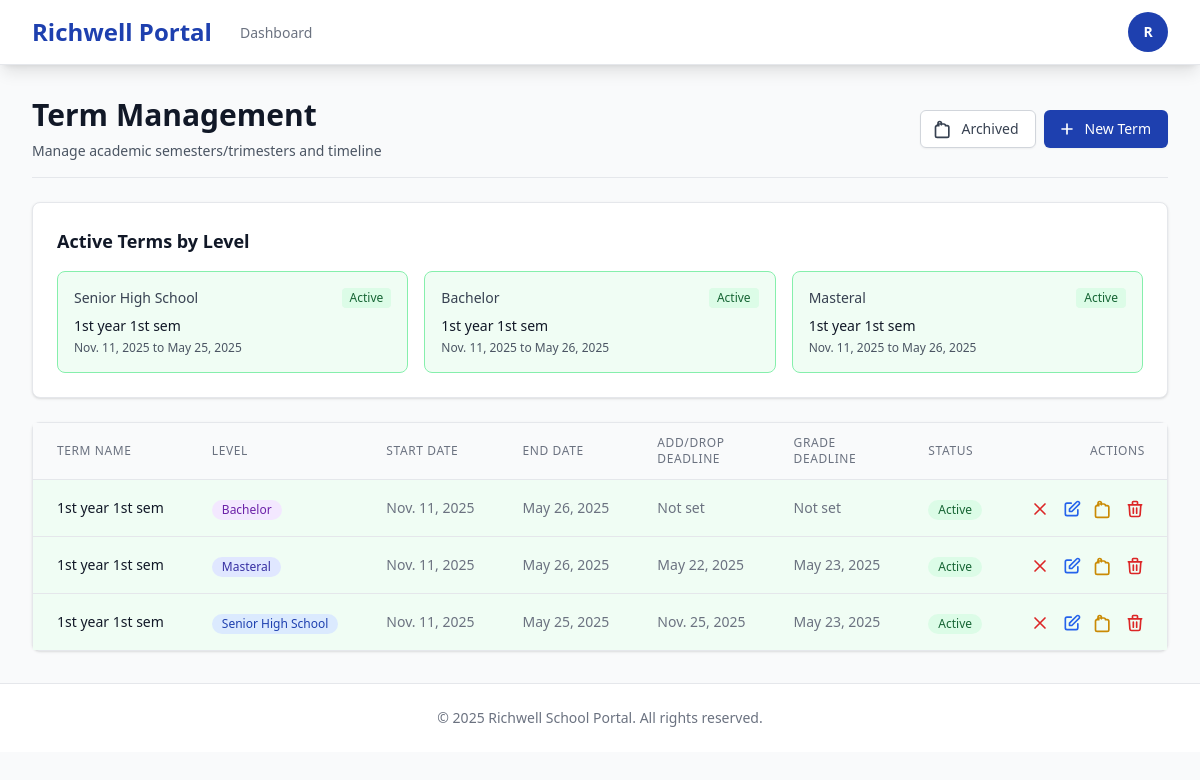
Before: /registrar/enrollment/terms/ (signed in) with the older database file.
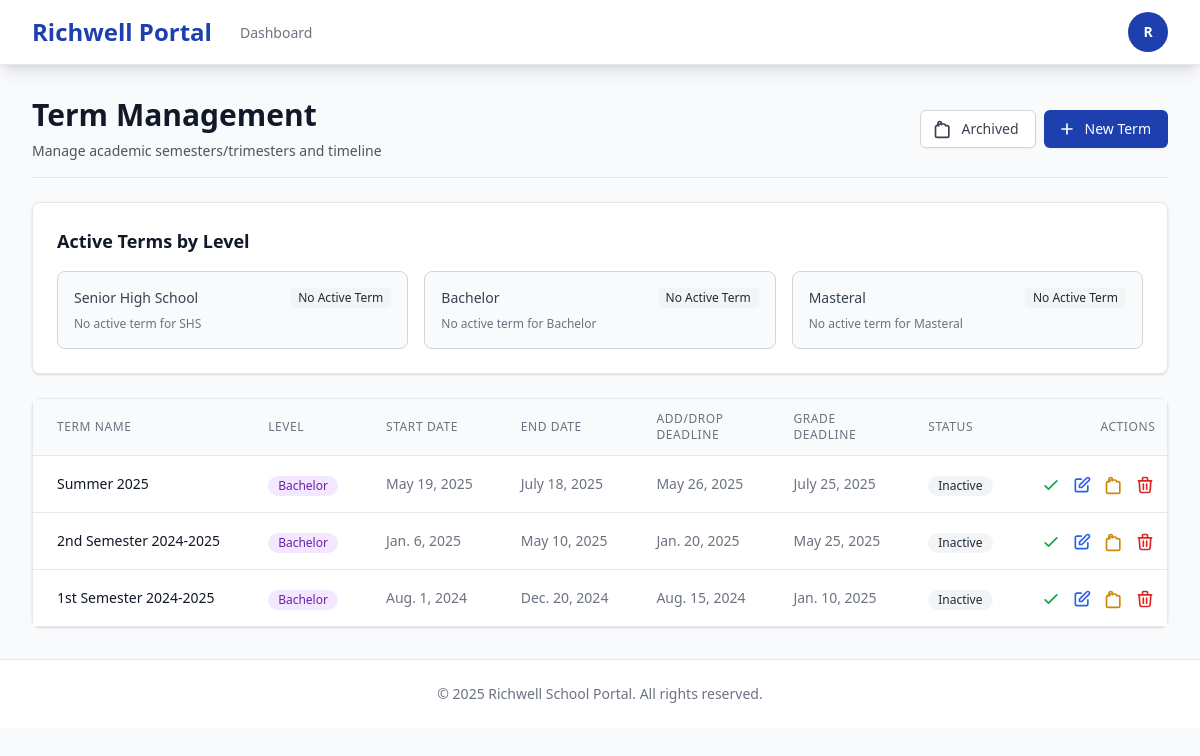
After: the same page with the newer database file.
### enrollment/models.py (models this page shows, shortened)
class Term(models.Model):
    LEVEL_CHOICES = [
        ('SHS', 'Senior High School'),
        ('Bachelor', 'Bachelor'),
        ('Masteral', 'Masteral'),
    ]
    name = models.CharField(max_length=50)
    level = models.CharField(max_length=20, choices=LEVEL_CHOICES, default='Bachelor')
    start_date = models.DateField()
    end_date = models.DateField()
    add_drop_deadline = models.DateField(null=True, blank=True)
    grade_encoding_deadline = models.DateField(null=True, blank=True)
    is_active = models.BooleanField(default=False)
    archived = models.BooleanField(default=False)
    created_at = models.DateTimeField(auto_now_add=True)
    class Meta:
        unique_together = ('name', 'level')

### enrollment/views.py (the view)
# urls.py: path('terms/', views.terms_list, name='terms_list'),
@role_required('registrar')
def terms_list(request):
    terms = Term.objects.filter(archived=False).order_by('level', '-start_date')
    active_terms = {
        'SHS': Term.objects.filter(is_active=True, archived=False, level='SHS').first(),
        'Bachelor': Term.objects.filter(is_active=True, archived=False, level='Bachelor').first(),
        'Masteral': Term.objects.filter(is_active=True, archived=False, level='Masteral').first(),
    }
    context = {
        'terms': terms,
        'active_terms': active_terms,
        'level_choices': Term.LEVEL_CHOICES,
    }
    return render(request, 'registrar/terms/terms_list.html', context)

### templates/registrar/terms/terms_list.html (shortened to what the changed rows need)
{% extends 'base.html' %}
{% block content %}
<div class="space-y-6">
    <div class="flex justify-between items-center border-b border-gray-200 pb-4">
        <div>
            <h1 class="text-3xl font-bold text-gray-900">Term Management</h1>
        </div>
    </div>
    <div class="bg-white shadow rounded-lg border border-gray-200 p-6">
        <h2 class="text-lg font-semibold text-gray-900 mb-4">Active Terms by Level</h2>
        <div class="grid grid-cols-1 md:grid-cols-3 gap-4">
            <div class="border rounded-lg p-4 {% if active_terms.SHS %}bg-green-50 border-green-300{% else %}bg-gray-50 border-gray-300{% endif %}">
                <div class="flex items-center justify-between mb-2">
                    <h3 class="text-sm font-medium text-gray-700">Senior High School</h3>
                    {% if active_terms.SHS %}
                    <span class="inline-flex items-center px-2 py-0.5 rounded text-xs font-medium bg-green-100 text-green-800">Active</span>
                    {% else %}
                    <span class="inline-flex items-center px-2 py-0.5 rounded text-xs font-medium bg-gray-100 text-gray-800">No Active Term</span>
                    {% endif %}
                </div>
                {% if active_terms.SHS %}
                <p class="text-sm text-gray-900 font-medium">{{ active_terms.SHS.name }}</p>
                <p class="text-xs text-gray-600 mt-1">{{ active_terms.SHS.start_date }} to {{ active_terms.SHS.end_date }}</p>
                {% else %}
                <p class="text-xs text-gray-500">No active term for SHS</p>
                {% endif %}
            </div>
            <div class="border rounded-lg p-4 {% if active_terms.Bachelor %}bg-green-50 border-green-300{% else %}bg-gray-50 border-gray-300{% endif %}">
                <div class="flex items-center justify-between mb-2">
                    <h3 class="text-sm font-medium text-gray-700">Bachelor</h3>
                    {% if active_terms.Bachelor %}
                    <span class="inline-flex items-center px-2 py-0.5 rounded text-xs font-medium bg-green-100 text-green-800">Active</span>
                    {% else %}
                    <span class="inline-flex items-center px-2 py-0.5 rounded text-xs font-medium bg-gray-100 text-gray-800">No Active Term</span>
                    {% endif %}
                </div>
                {% if active_terms.Bachelor %}
                <p class="text-sm text-gray-900 font-medium">{{ active_terms.Bachelor.name }}</p>
                <p class="text-xs text-gray-600 mt-1">{{ active_terms.Bachelor.start_date }} to {{ active_terms.Bachelor.end_date }}</p>
                {% else %}
                <p class="text-xs text-gray-500">No active term for Bachelor</p>
                {% endif %}
            </div>
            <div class="border rounded-lg p-4 {% if active_terms.Masteral %}bg-green-50 border-green-300{% else %}bg-gray-50 border-gray-300{% endif %}">
                <div class="flex items-center justify-between mb-2">
                    <h3 class="text-sm font-medium text-gray-700">Masteral</h3>
                    {% if active_terms.Masteral %}
                    <span class="inline-flex items-center px-2 py-0.5 rounded text-xs font-medium bg-green-100 text-green-800">Active</span>
                    {% else %}
                    <span class="inline-flex items-center px-2 py-0.5 rounded text-xs font-medium bg-gray-100 text-gray-800">No Active Term</span>
                    {% endif %}
                </div>
                {% if active_terms.Masteral %}
                <p class="text-sm text-gray-900 font-medium">{{ active_terms.Masteral.name }}</p>
                <p class="text-xs text-gray-600 mt-1">{{ active_terms.Masteral.start_date }} to {{ active_terms.Masteral.end_date }}</p>
                {% else %}
                <p class="text-xs text-gray-500">No active term for Masteral</p>
                {% endif %}
            </div>
        </div>
    </div>
    <div class="bg-white shadow rounded-lg border border-gray-200">
        <div class="overflow-x-auto">
            {% if terms %}
            <table class="min-w-full divide-y divide-gray-200">
                <thead class="bg-gray-50">
                    <tr>
                        <th class="px-6 py-3 text-left text-xs font-medium text-gray-500 uppercase tracking-wider">Term Name</th>
                        <th class="px-6 py-3 text-left text-xs font-medium text-gray-500 uppercase tracking-wider">Level</th>
                        <th class="px-6 py-3 text-left text-xs font-medium text-gray-500 uppercase tracking-wider">Start Date</th>
                        <th class="px-6 py-3 text-left text-xs font-medium text-gray-500 uppercase tracking-wider">End Date</th>
                        <th class="px-6 py-3 text-left text-xs font-medium text-gray-500 uppercase tracking-wider">Add/Drop Deadline</th>
                        <th class="px-6 py-3 text-left text-xs font-medium text-gray-500 uppercase tracking-wider">Grade Deadline</th>
                        <th class="px-6 py-3 text-left text-xs font-medium text-gray-500 uppercase tracking-wider">Status</th>
                        <th class="px-6 py-3 text-right text-xs font-medium text-gray-500 uppercase tracking-wider">Actions</th>
                    </tr>
                </thead>
                <tbody class="bg-white divide-y divide-gray-200">
                    {% for term in terms %}
                    <tr class="hover:bg-gray-50 {% if term.is_active %}bg-green-50{% endif %}">
                        <td class="px-6 py-4 whitespace-nowrap">
                            <div class="text-sm font-medium text-gray-900">{{ term.name }}</div>
                        </td>
                        <td class="px-6 py-4 whitespace-nowrap">
                            <span class="inline-flex items-center px-2.5 py-0.5 rounded-full text-xs font-medium
                                {% if term.level == 'SHS' %}bg-blue-100 text-blue-800
                                {% elif term.level == 'Bachelor' %}bg-purple-100 text-purple-800
                                {% else %}bg-indigo-100 text-indigo-800{% endif %}">
                                {{ term.get_level_display }}
                            </span>
                        </td>
                        <td class="px-6 py-4 whitespace-nowrap text-sm text-gray-500">
                            {{ term.start_date }}
                        </td>
                        <td class="px-6 py-4 whitespace-nowrap text-sm text-gray-500">
                            {{ term.end_date }}
                        </td>
                        <td class="px-6 py-4 whitespace-nowrap text-sm text-gray-500">
                            {{ term.add_drop_deadline|default:"Not set" }}
                        </td>
                        <td class="px-6 py-4 whitespace-nowrap text-sm text-gray-500">
                            {{ term.grade_encoding_deadline|default:"Not set" }}
                        </td>
                        <td class="px-6 py-4 whitespace-nowrap">
                            {% if term.is_active %}
                            <span class="inline-flex items-center px-2.5 py-0.5 rounded-full text-xs font-medium bg-green-100 text-green-800">
                                Active
                            </span>
                            {% else %}
                            <span class="inline-flex items-center px-2.5 py-0.5 rounded-full text-xs font-medium bg-gray-100 text-gray-800">
                                Inactive
                            </span>
                            {% endif %}
                        </td>
                        <td class="px-6 py-4 whitespace-nowrap text-right text-sm font-medium space-x-2">
                            {% if not term.is_active %}
                            <a href="{% url 'enrollment:term_activate' term.pk %}"
                               class="text-green-600 hover:text-green-900"
                               title="Activate">
                                <svg class="inline h-5 w-5" fill="none" viewBox="0 0 24 24" stroke="currentColor">
                                    <path stroke-linecap="round" stroke-linejoin="round" stroke-width="2" d="M5 13l4 4L19 7"/>
                                </svg>
                            </a>
                            {% else %}
                            <a href="{% url 'enrollment:term_close' term.pk %}"
                               class="text-red-600 hover:text-red-900"
                               title="Close">
                                <svg class="inline h-5 w-5" fill="none" viewBox="0 0 24 24" stroke="currentColor">
                                    <path stroke-linecap="round" stroke-linejoin="round" stroke-width="2" d="M6 18L18 6M6 6l12 12"/>
                                </svg>
                            </a>
                            {% endif %}
                            <button onclick="openEditModal({{ term.id }}, '{{ term.name }}', '{{ term.level }}', '{{ term.start_date|date:'Y-m-d' }}', '{{ term.end_date|date:'Y-m-d' }}', '{{ term.add_drop_deadline|date:'Y-m-d'|default:'' }}', '{{ term.grade_encoding_deadline|date:'Y-m-d'|default:'' }}')"
                                    class="text-blue-600 hover:text-blue-900"
                                    title="Edit">
                                <svg class="inline h-5 w-5" fill="none" viewBox="0 0 24 24" stroke="currentColor">
                                    <path stroke-linecap="round" stroke-linejoin="round" stroke-width="2" d="M11 5H6a2 2 0 00-2 2v11a2 2 0 002 2h11a2 2 0 002-2v-5m-1.414-9.414a2 2 0 112.828 2.828L11.828 15H9v-2.828l8.586-8.586z"/>
                                </svg>
                            </button>
                            <a href="{% url 'enrollment:term_archive' term.pk %}"
                               class="text-yellow-600 hover:text-yellow-900"
                               title="Archive">
                                <svg class="inline h-5 w-5" fill="none" viewBox="0 0 24 24" stroke="currentColor">
                                    <path stroke-linecap="round" stroke-linejoin="round" stroke-width="2" d="M5 8a2 2 0 012-2h6a2 2 0 012 2m0 0h2a2 2 0 012 2v10a2 2 0 01-2 2H5a2 2 0 01-2-2v-10a2 2 0 012-2h2m3-4V5a2 2 0 10-4 0v2m4 0V5a2 2 0 10-4 0v2"/>
                                </svg>
                            </a>
                            <a href="{% url 'enrollment:term_delete' term.pk %}"
                               onclick="return confirm('Are you sure you want to delete this term?')"
                               class="text-red-600 hover:text-red-900"
                               title="Delete">
                                <svg class="inline h-5 w-5" fill="none" viewBox="0 0 24 24" stroke="currentColor">
                                    <path stroke-linecap="round" stroke-linejoin="round" stroke-width="2" d="M19 7l-.867 12.142A2 2 0 0116.138 21H7.862a2 2 0 01-1.995-1.858L5 7m5 4v6m4-6v6m1-10V4a1 1 0 00-1-1h-4a1 1 0 00-1 1v3M4 7h16"/>
                                </svg>
                            </a>
                        </td>
                    </tr>
                    {% endfor %}
                </tbody>
            </table>
            {% endif %}
        </div>
    </div>
</div>
{% endblock %}

Changed rows visible on the page:
removed Term: SHS.name "1st year 1st sem", SHS.start_date "Nov. 11, 2025", SHS.end_date "May 25, 2025", name "1st year 1st sem", level "Senior High School", start_date "Nov. 11, 2025", end_date "May 25, 2025", add_drop_deadline "Nov. 25, 2025", grade_encoding_deadline "May 23, 2025", is_active "Active"
removed Term: Bachelor.name "1st year 1st sem", Bachelor.start_date "Nov. 11, 2025", Bachelor.end_date "May 26, 2025", name "1st year 1st sem", level "Bachelor", start_date "Nov. 11, 2025", end_date "May 26, 2025", add_drop_deadline "Not set", grade_encoding_deadline "Not set", is_active "Active"
removed Term: Masteral.name "1st year 1st sem", Masteral.start_date "Nov. 11, 2025", Masteral.end_date "May 26, 2025", name "1st year 1st sem", level "Masteral", start_date "Nov. 11, 2025", end_date "May 26, 2025", add_drop_deadline "May 22, 2025", grade_encoding_deadline "May 23, 2025", is_active "Active"
added Term: name "Summer 2025", level "Bachelor", start_date "May 19, 2025", end_date "July 18, 2025", add_drop_deadline "May 26, 2025", grade_encoding_deadline "July 25, 2025", is_active "Inactive"
added Term: name "2nd Semester 2024-2025", level "Bachelor", start_date "Jan. 6, 2025", end_date "May 10, 2025", add_drop_deadline "Jan. 20, 2025", grade_encoding_deadline "May 25, 2025", is_active "Inactive"
added Term: name "1st Semester 2024-2025", level "Bachelor", start_date "Aug. 1, 2024", end_date "Dec. 20, 2024", add_drop_deadline "Aug. 15, 2024", grade_encoding_deadline "Jan. 10, 2025", is_active "Inactive"
Other visible differences:
text no longer shown: "Active to Active to Active to"
text now shown: "No Active Term No active term for SHS No Active Term No active term for Bachelor No Active Term No active term for Masteral"
